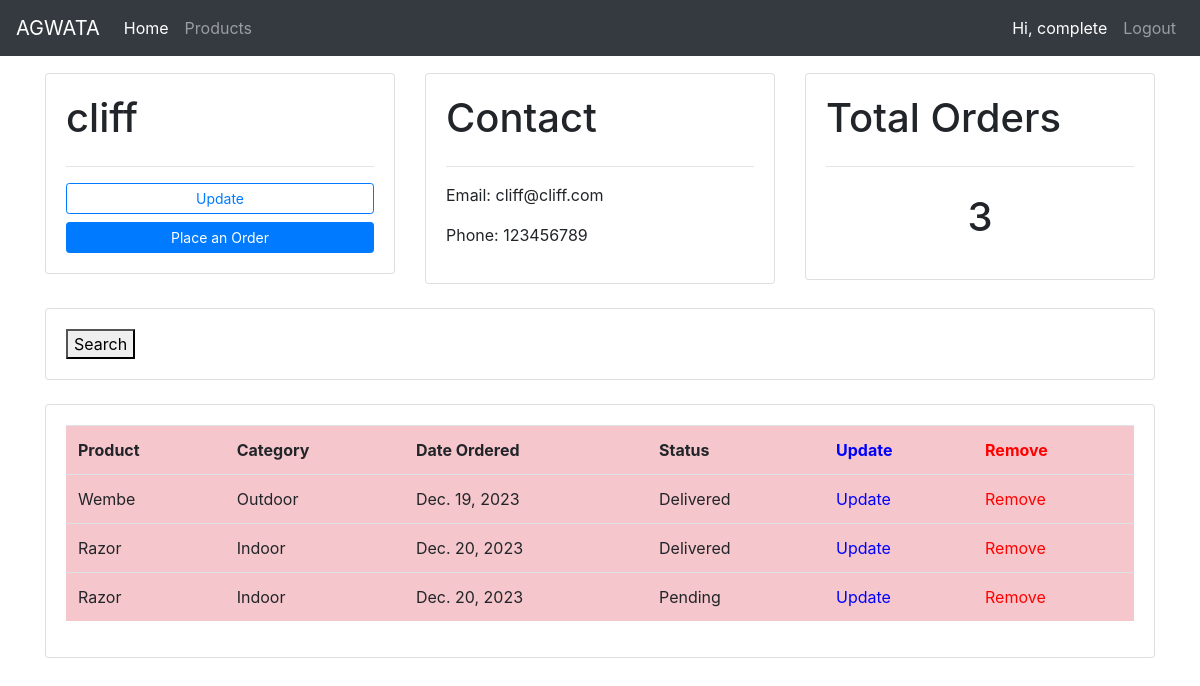
/customer/1/ (signed in), run on an earlier commit of the app's database.
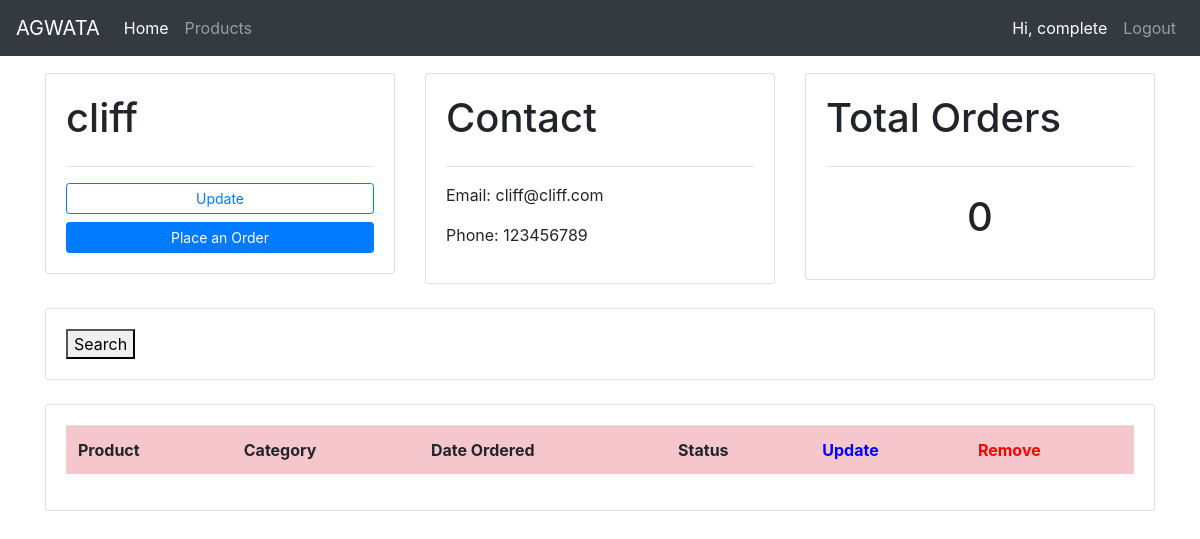
And on a later commit of the database.
### accounts/models.py (models this page shows, shortened)
class Customer(models.Model):
    name = models.CharField(max_length=200, null=True)
    phone = models.CharField(max_length=200, null=True)
    email = models.CharField(max_length=200, null=True)
    date_created = models.DateField(auto_now_add=True, null=True)
    def __str__(self):
        return self.name

class Order(models.Model):
    STATUS = (
        ('Pending', 'Pending'),
        ('Out of stock', 'Out of stock'),
        ('Delivered', 'Delivered'),
    )
    customer = models.ForeignKey(Customer, null=True, on_delete=models.SET_NULL)
    product = models.ForeignKey(Product, null=True, on_delete=models.SET_NULL)
    date_created = models.DateField(auto_now_add=True, null=True)
    status = models.CharField(max_length=200, null=True, choices=STATUS)

class Product(models.Model):
    CATEGORY = (
        ('Indoor', 'Indoor'),
        ('Outdoor', 'Outdoor'),
    )
    name = models.CharField(max_length=200, null=True)
    price = models.FloatField(null=True)
    category = models.CharField(max_length=200, null=True, choices=CATEGORY)
    description = models.CharField(max_length=200, null=True)
    date_created = models.DateField(auto_now_add=True, null=True)
    tags = models.ManyToManyField(Tag)
    def __str__(self):
        return self.name

### accounts/views.py (the view)
# urls.py: path('customer/<str:id>/', views.customer, name = 'customer'),
@login_required(login_url='login_user')
def customer(request, id):
    customer = Customer.objects.get(id=id)
    orders = customer.order_set.all()
    order_count = orders.count()
    context = {'customer': customer, 'orders': orders, 'order_count': order_count}
    return render(request, 'accounts/customer.html', context)

### templates/accounts/customer.html
{% extends 'base.html' %}
{% block content %}
<div class="row">
    <div class="col-md">
        <div class="card card-body">
                <h1>{{ customer }}</h1>
                <hr>
            <a class="btn btn-outline-primary btn-sm btn-block" href="">Update</a>
            <a href="{% url 'create_order' customer.id %}" class="btn btn-primary btn-sm btn-block">Place an Order</a>
        </div>
    </div>
    <div class="col-md">
        <div class="card card-body">
                <h1>Contact</h1>
                <hr>
                <p>Email: {{ customer.email }}</p>
                <p>Phone: {{ customer.phone }}</p>
        </div>
    </div>
    <div class="col-md">
        <div class="card card-body">
                <h1>Total Orders</h1>
                <hr>
                <h1 style="text-align: center; padding: 10px">{{ orders.count }}</h1>
        </div>
    </div>
</div>
<br>
<div class="row">
    <div class="col">
        <div class="card card-body">
            <form method="GET">
                <button type="submit">Search</button>
            </form>
        </div>
    </div>
</div>
<br>
<div class="row">
    <div class="col-md">
        <div class="card card-body">
            <table class="table table-danger">
                <tr>
                    <th>Product</th>
                    <th>Category</th>
                    <th>Date Ordered</th>
                    <th>Status</th>
                    <th style="color: blue;">Update</th>
                    <th style="color: red;">Remove</th>
                </tr>
                {% for order in orders %}
                    <tr>
                        <td>{{ order.product }}</td>
                        <td>{{ order.product.category }}</td>
                        <td>{{ order.date_created }}</td>
                        <td>{{ order.status }}</td>
                        <td><a style="color: blue;" href="{% url 'update_order' order.id %}">Update</a></td>
                        <td><a style="color: red;" href="{% url 'delete_order' order.id %}">Remove</a></td>
                    </tr>
                {% endfor %}
            </table>
        </div>
    </div>
</div>
{% endblock %}

### templates/base.html (shortened to what this page needs)
<!doctype html>
<html lang="en">
  <head>
    <link rel="stylesheet" href="https://cdn.jsdelivr.net/npm/bootstrap@4.0.0/dist/css/bootstrap.min.css">
  </head>
  <body>
    <nav class="navbar navbar-expand-lg navbar-dark bg-dark">
        <a class="navbar-brand" href="/">AGWATA</a>
        <div class="collapse navbar-collapse" id="navbarNav">
          <ul class="navbar-nav">
            <li class="nav-item active">
              <a class="nav-link" href="/">Home</a>
            </li>
            <li class="nav-item">
              <a class="nav-link " href="{% url 'products' %}">Products</a>
            </li>
          </ul>
        </div>
        {% if user.is_authenticated %}
          <ul class="navbar-nav">
            <li class="nav-item">
              <a class="nav-link active" href="">Hi, </strong>{{ request.user }}</strong></a>
            </li>
            <li class="nav-item">
              <a class="nav-link " href="{% url 'logout_user' %}">Logout</a>
            </li>
          {% endif %}
    </nav>
    <div class="container">
      <div class="col-md-12 mt-3" style="color: red;">
      </div>
      {% block content %}
      {% endblock %}
    </div>
  </body>
</html>

What changed in the data, as far as the page shows it:
removed Order: product "Wembe", product.category "Outdoor", date_created "Dec. 19, 2023", status "Delivered"
removed Order: product "Razor", product.category "Indoor", date_created "Dec. 20, 2023", status "Delivered"
removed Order: product "Razor", product.category "Indoor", date_created "Dec. 20, 2023", status "Pending"
Also different on the page:
{{ orders.count }}: "3" → "0"
